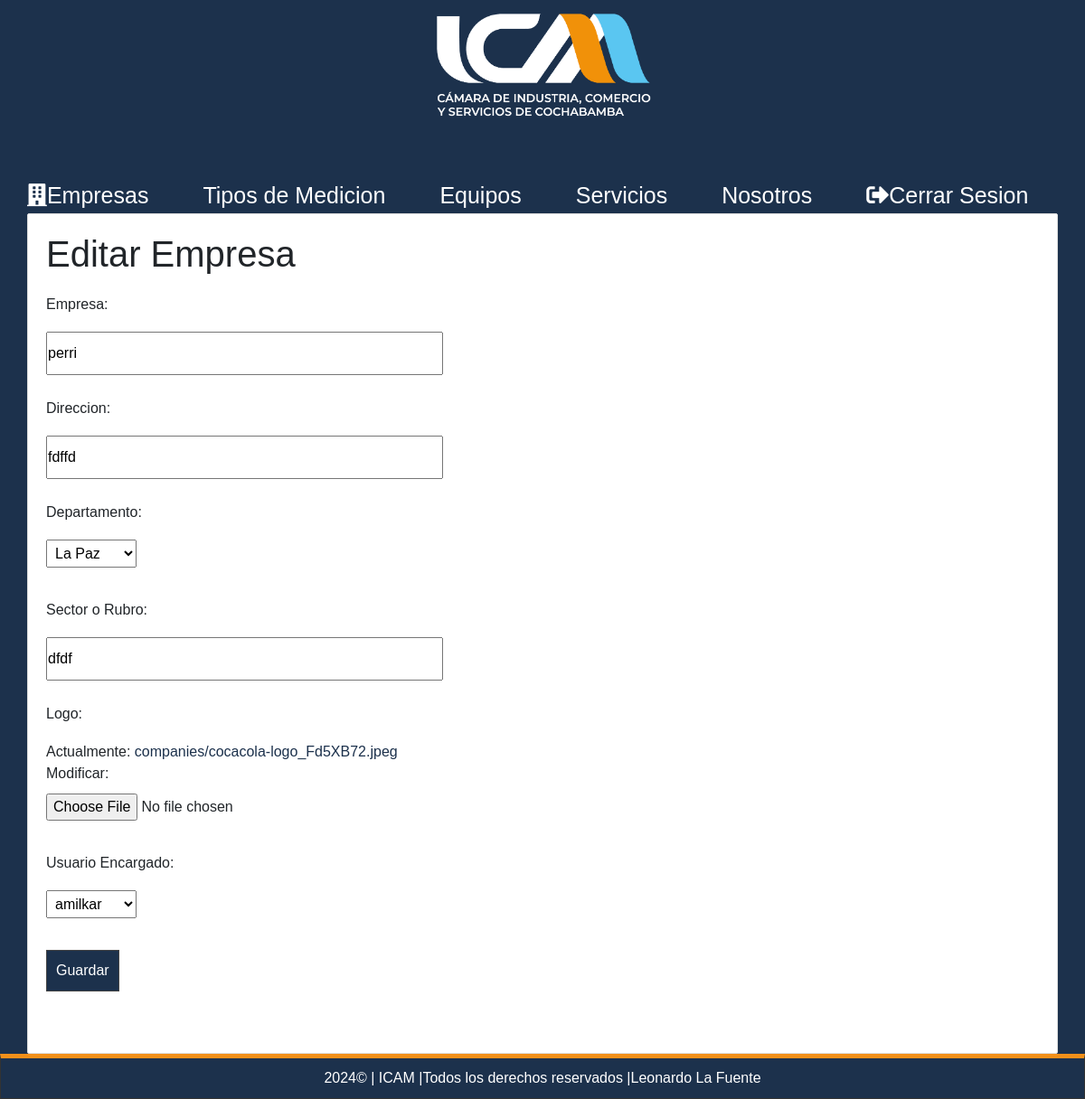
Page /editar-empresa/32/ (signed in) on the earlier database version.
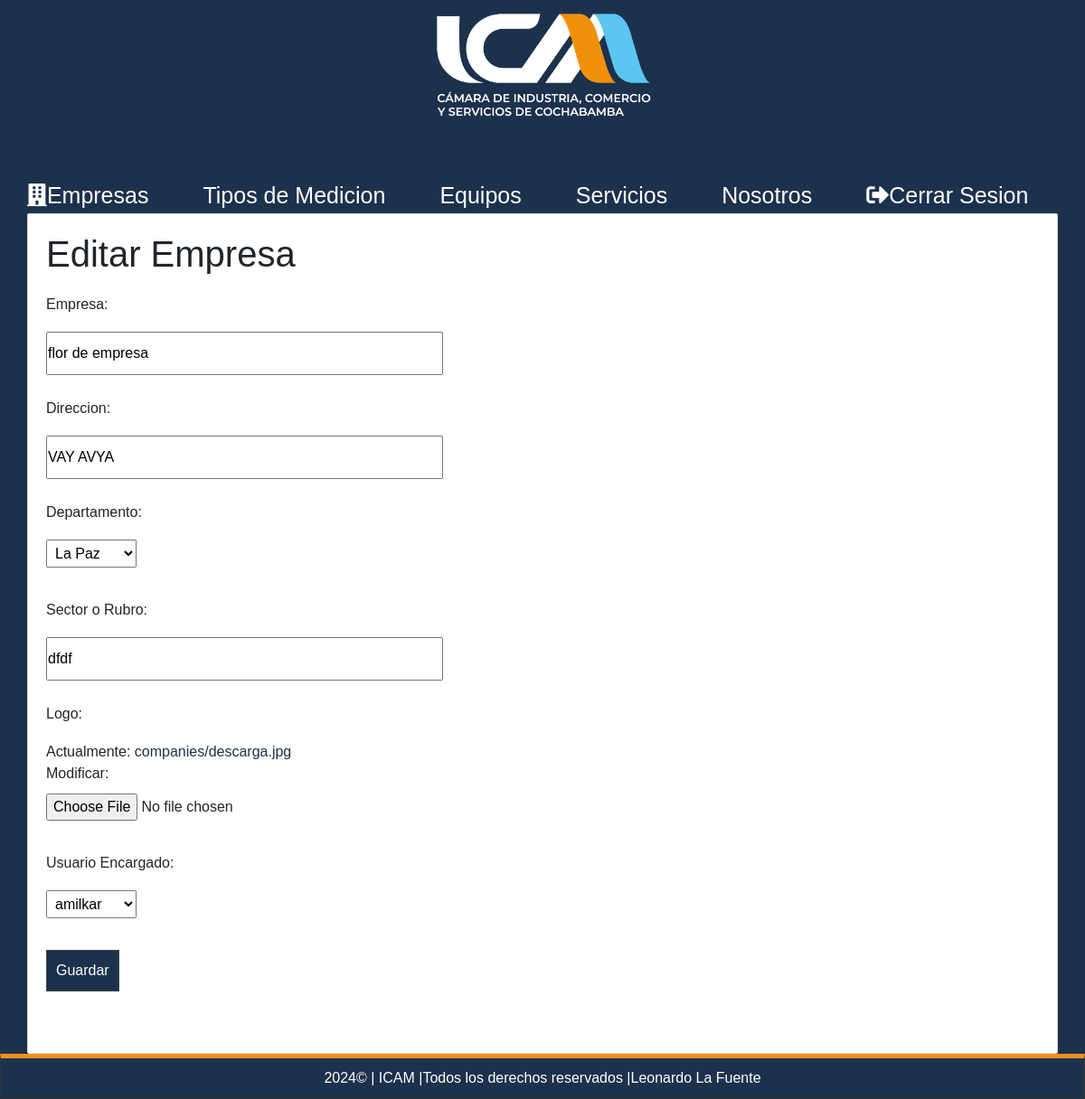
Same page on the later database version.
### record/models.py (models this page shows, shortened)
class Company(models.Model):
    name = models.CharField(max_length=200,verbose_name='Nombre')
    address = models.CharField(max_length=300,verbose_name='Direccion')
    department = models.CharField(max_length=200,verbose_name='Departamento',choices=DEPARTMENT_CHOICES)
    sector = models.CharField(max_length=200, verbose_name='Sector')
    image = models.ImageField(default='null',verbose_name="Imagen",upload_to="companies")
    created_at = models.DateTimeField(auto_now_add=True,verbose_name="Creado el")
    user = models.ForeignKey(User, on_delete=models.CASCADE)
    class Meta:
        verbose_name='Empresa'
        verbose_name_plural='Empresas'

### record/views.py (the view)
# urls.py: path('editar-empresa/<int:company_id>/', views.edit_company, name='edit_company'),
@login_required
def edit_company(request, company_id):
    company = get_object_or_404(Company, id=company_id)
    if request.method == 'POST':
        form = CompanyForm(request.POST, request.FILES, instance=company)
        if form.is_valid():
            form.save()
            messages.success(request, "Empresa editada con éxito")
            return redirect('index')
    else:
        form = CompanyForm(instance=company)
    return render(request, 'mainapp/edit_company.html', {'form': form})

### mainapp/forms.py
class CompanyForm(forms.ModelForm):
    class Meta:
        model = Company
        fields = '__all__'  # Todos los campos del modelo Company
        labels={
            'name':'Empresa:',
            'sector':'Sector o Rubro',
            'image':'Logo',
            'user':'Usuario Encargado'
        }

### pages/context_processors.py (called while the page is built)
def get_pages(request):
    pages = Page.objects.filter(visible=True).order_by('order').values_list('id','title','slug')
    return {
        'pages':pages
    }

### record/processor.py (called while the page is built)
def get_areas(request):
    if request.user.is_authenticated and 'selected_company_id' in request.session:
        try:
            company = Company.objects.get(id=request.session['selected_company_id'])
            areas = Area.objects.filter(company=company).values_list('id', 'name')
            return {
                'areas': areas,
                'selected_company_id': request.session['selected_company_id'],  # Agrega esta línea
            }
        except Company.DoesNotExist:
            return {
                'areas': [],
            }
    else:
        return {
            'areas': [],
        }

### mainapp/templates/mainapp/edit_company.html (shortened to what this page needs)
{% extends "layouts/layout.html" %}
{% block content %}
<h1>Editar Empresa</h1>
<form method="post" enctype="multipart/form-data">
    {{ form.as_p }}
    <button type="submit">Guardar</button>
</form>
{% endblock %}

Differences in the rows shown:
changed Company "La Paz": name "perri" → "flor de empresa"; address "fdffd" → "VAY AVYA"
Other differences:
text no longer shown: "Empresa: Direccion: Departamento: Sector o Rubro: Logo: Actualmente: companies/cocacola-logo_Fd5XB72.jpeg Modificar: Usuario Encargado:"
text now shown: "Empresa: Direccion: Departamento: Sector o Rubro: Logo: Actualmente: companies/descarga.jpg Modificar: Usuario Encargado:"
